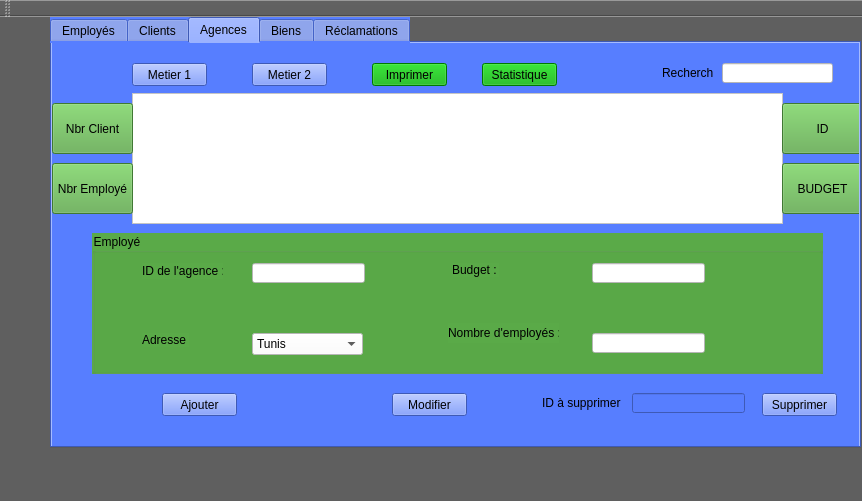
<?xml version="1.0" encoding="UTF-8"?>
<ui version="4.0">
 <class>MainWindow</class>
 <widget class="QMainWindow" name="MainWindow">
  <property name="geometry">
   <rect>
    <x>0</x>
    <y>0</y>
    <width>862</width>
    <height>501</height>
   </rect>
  </property>
  <property name="windowTitle">
   <string>Gestion des Clients</string>
  </property>
  <property name="styleSheet">
   <string notr="true">background-color: rgb(95, 95, 95);</string>
  </property>
  <widget class="QWidget" name="centralWidget">
   <widget class="QTabWidget" name="tabWidget_agence">
    <property name="geometry">
     <rect>
      <x>50</x>
      <y>0</y>
      <width>811</width>
      <height>431</height>
     </rect>
    </property>
    <property name="styleSheet">
     <string notr="true">background-color: rgb(87, 126, 255);</string>
    </property>
    <property name="currentIndex">
     <number>2</number>
    </property>
    <widget class="QWidget" name="tab_employe">
     <attribute name="title">
      <string>Employés</string>
     </attribute>
    </widget>
    <widget class="QWidget" name="tab_client">
     <attribute name="title">
      <string>Clients</string>
     </attribute>
    </widget>
    <widget class="QWidget" name="tab_agence">
     <attribute name="title">
      <string>Agences</string>
     </attribute>
     <widget class="QPushButton" name="pushButton_metier2">
      <property name="geometry">
       <rect>
        <x>200</x>
        <y>20</y>
        <width>75</width>
        <height>23</height>
       </rect>
      </property>
      <property name="text">
       <string>Metier 2</string>
      </property>
     </widget>
     <widget class="QPushButton" name="pushButton_ajouter">
      <property name="geometry">
       <rect>
        <x>110</x>
        <y>350</y>
        <width>75</width>
        <height>23</height>
       </rect>
      </property>
      <property name="styleSheet">
       <string notr="true">color: rgb(0, 0, 0);</string>
      </property>
      <property name="text">
       <string>Ajouter</string>
      </property>
     </widget>
     <widget class="QGroupBox" name="groupBox_emplye">
      <property name="geometry">
       <rect>
        <x>40</x>
        <y>190</y>
        <width>731</width>
        <height>141</height>
       </rect>
      </property>
      <property name="styleSheet">
       <string notr="true">background-color: rgb(90, 170, 72);</string>
      </property>
      <property name="title">
       <string>Employé</string>
      </property>
      <widget class="QLabel" name="label_1">
       <property name="geometry">
        <rect>
         <x>50</x>
         <y>30</y>
         <width>81</width>
         <height>16</height>
        </rect>
       </property>
       <property name="text">
        <string>ID de l'agence :</string>
       </property>
      </widget>
      <widget class="QLabel" name="label_2">
       <property name="geometry">
        <rect>
         <x>50</x>
         <y>100</y>
         <width>47</width>
         <height>14</height>
        </rect>
       </property>
       <property name="text">
        <string>Adresse :</string>
       </property>
      </widget>
      <widget class="QLabel" name="label_3">
       <property name="geometry">
        <rect>
         <x>360</x>
         <y>30</y>
         <width>47</width>
         <height>14</height>
        </rect>
       </property>
       <property name="text">
        <string>Budget :</string>
       </property>
      </widget>
      <widget class="QLineEdit" name="lineEdit_id">
       <property name="geometry">
        <rect>
         <x>160</x>
         <y>30</y>
         <width>113</width>
         <height>20</height>
        </rect>
       </property>
       <property name="styleSheet">
        <string notr="true">background-color: rgb(255, 255, 255);</string>
       </property>
       <property name="text">
        <string/>
       </property>
      </widget>
      <widget class="QLineEdit" name="lineEdit_budget">
       <property name="geometry">
        <rect>
         <x>500</x>
         <y>30</y>
         <width>113</width>
         <height>20</height>
        </rect>
       </property>
       <property name="styleSheet">
        <string notr="true">background-color: rgb(255, 255, 255);</string>
       </property>
      </widget>
      <widget class="QLabel" name="label_4">
       <property name="geometry">
        <rect>
         <x>356</x>
         <y>90</y>
         <width>111</width>
         <height>20</height>
        </rect>
       </property>
       <property name="text">
        <string>Nombre d'employés :</string>
       </property>
      </widget>
      <widget class="QLineEdit" name="lineEdit_nbr_employe">
       <property name="geometry">
        <rect>
         <x>500</x>
         <y>100</y>
         <width>113</width>
         <height>20</height>
        </rect>
       </property>
       <property name="styleSheet">
        <string notr="true">background-color: rgb(255, 255, 255);</string>
       </property>
      </widget>
      <widget class="QComboBox" name="comboBox_adresse">
       <property name="geometry">
        <rect>
         <x>160</x>
         <y>100</y>
         <width>111</width>
         <height>22</height>
        </rect>
       </property>
       <property name="styleSheet">
        <string notr="true">background-color: rgb(255, 255, 255);
border-color: rgb(0, 170, 0);</string>
       </property>
       <item>
        <property name="text">
         <string>Tunis</string>
        </property>
       </item>
       <item>
        <property name="text">
         <string>Manouba</string>
        </property>
       </item>
       <item>
        <property name="text">
         <string>Ariana</string>
        </property>
       </item>
       <item>
        <property name="text">
         <string>Ben Arouss</string>
        </property>
       </item>
       <item>
        <property name="text">
         <string>Sousse</string>
        </property>
       </item>
       <item>
        <property name="text">
         <string>Bizerte</string>
        </property>
       </item>
       <item>
        <property name="text">
         <string>Nabeul</string>
        </property>
       </item>
      </widget>
     </widget>
     <widget class="QPushButton" name="pushButton_supprimer">
      <property name="geometry">
       <rect>
        <x>710</x>
        <y>350</y>
        <width>75</width>
        <height>23</height>
       </rect>
      </property>
      <property name="text">
       <string>Supprimer</string>
      </property>
     </widget>
     <widget class="QPushButton" name="pushButton_metier1">
      <property name="geometry">
       <rect>
        <x>80</x>
        <y>20</y>
        <width>75</width>
        <height>23</height>
       </rect>
      </property>
      <property name="text">
       <string>Metier 1</string>
      </property>
     </widget>
     <widget class="QPushButton" name="pushButton_statistique">
      <property name="geometry">
       <rect>
        <x>430</x>
        <y>20</y>
        <width>75</width>
        <height>23</height>
       </rect>
      </property>
      <property name="styleSheet">
       <string notr="true">background-color: rgb(0, 170, 0);</string>
      </property>
      <property name="text">
       <string>Statistique</string>
      </property>
     </widget>
     <widget class="QPushButton" name="pushButton_modifier">
      <property name="geometry">
       <rect>
        <x>340</x>
        <y>350</y>
        <width>75</width>
        <height>23</height>
       </rect>
      </property>
      <property name="text">
       <string>Modifier</string>
      </property>
     </widget>
     <widget class="QTableView" name="tableView">
      <property name="geometry">
       <rect>
        <x>80</x>
        <y>50</y>
        <width>651</width>
        <height>131</height>
       </rect>
      </property>
      <property name="styleSheet">
       <string notr="true">background-color: rgb(255, 255, 255);
border-color: rgb(0, 0, 0);</string>
      </property>
     </widget>
     <widget class="QLineEdit" name="lineEdit_supprimer">
      <property name="geometry">
       <rect>
        <x>580</x>
        <y>350</y>
        <width>113</width>
        <height>20</height>
       </rect>
      </property>
     </widget>
     <widget class="QLabel" name="label">
      <property name="geometry">
       <rect>
        <x>490</x>
        <y>350</y>
        <width>81</width>
        <height>20</height>
       </rect>
      </property>
      <property name="text">
       <string>ID à supprimer :</string>
      </property>
     </widget>
     <widget class="QPushButton" name="pushButton_tri_id">
      <property name="geometry">
       <rect>
        <x>730</x>
        <y>60</y>
        <width>81</width>
        <height>51</height>
       </rect>
      </property>
      <property name="styleSheet">
       <string notr="true">background-color: rgb(90, 170, 72);</string>
      </property>
      <property name="text">
       <string>ID</string>
      </property>
     </widget>
     <widget class="QPushButton" name="pushButton_tri_budget">
      <property name="geometry">
       <rect>
        <x>730</x>
        <y>120</y>
        <width>81</width>
        <height>51</height>
       </rect>
      </property>
      <property name="styleSheet">
       <string notr="true">background-color: rgb(90, 170, 72);</string>
      </property>
      <property name="text">
       <string>BUDGET</string>
      </property>
     </widget>
     <widget class="QLineEdit" name="lineEdit_recherche">
      <property name="geometry">
       <rect>
        <x>670</x>
        <y>20</y>
        <width>111</width>
        <height>20</height>
       </rect>
      </property>
      <property name="styleSheet">
       <string notr="true">background-color: rgb(255, 255, 255);
border-color: rgb(0, 0, 0);</string>
      </property>
      <property name="text">
       <string/>
      </property>
     </widget>
     <widget class="QLabel" name="label_5">
      <property name="geometry">
       <rect>
        <x>610</x>
        <y>20</y>
        <width>51</width>
        <height>20</height>
       </rect>
      </property>
      <property name="text">
       <string>Recherche</string>
      </property>
     </widget>
     <widget class="QPushButton" name="pushButton_tri_nbr_client">
      <property name="geometry">
       <rect>
        <x>0</x>
        <y>60</y>
        <width>81</width>
        <height>51</height>
       </rect>
      </property>
      <property name="styleSheet">
       <string notr="true">background-color: rgb(90, 170, 72);</string>
      </property>
      <property name="text">
       <string>Nbr Client</string>
      </property>
     </widget>
     <widget class="QPushButton" name="pushButton_tri_nbr_employe">
      <property name="geometry">
       <rect>
        <x>0</x>
        <y>120</y>
        <width>81</width>
        <height>51</height>
       </rect>
      </property>
      <property name="styleSheet">
       <string notr="true">background-color: rgb(90, 170, 72);</string>
      </property>
      <property name="text">
       <string>Nbr Employé</string>
      </property>
     </widget>
     <widget class="QPushButton" name="pushButton_imprimer">
      <property name="geometry">
       <rect>
        <x>320</x>
        <y>20</y>
        <width>75</width>
        <height>23</height>
       </rect>
      </property>
      <property name="styleSheet">
       <string notr="true">background-color: rgb(0, 170, 0);</string>
      </property>
      <property name="text">
       <string>Imprimer</string>
      </property>
     </widget>
    </widget>
    <widget class="QWidget" name="tab_bien">
     <attribute name="title">
      <string>Biens</string>
     </attribute>
    </widget>
    <widget class="QWidget" name="tab_reclamation">
     <attribute name="title">
      <string>Réclamations</string>
     </attribute>
    </widget>
   </widget>
  </widget>
  <widget class="QMenuBar" name="menuBar">
   <property name="geometry">
    <rect>
     <x>0</x>
     <y>0</y>
     <width>862</width>
     <height>22</height>
    </rect>
   </property>
  </widget>
  <widget class="QToolBar" name="mainToolBar">
   <attribute name="toolBarArea">
    <enum>TopToolBarArea</enum>
   </attribute>
   <attribute name="toolBarBreak">
    <bool>false</bool>
   </attribute>
  </widget>
  <widget class="QStatusBar" name="statusBar"/>
 </widget>
 <layoutdefault spacing="6" margin="11"/>
 <resources/>
 <connections/>
</ui>
